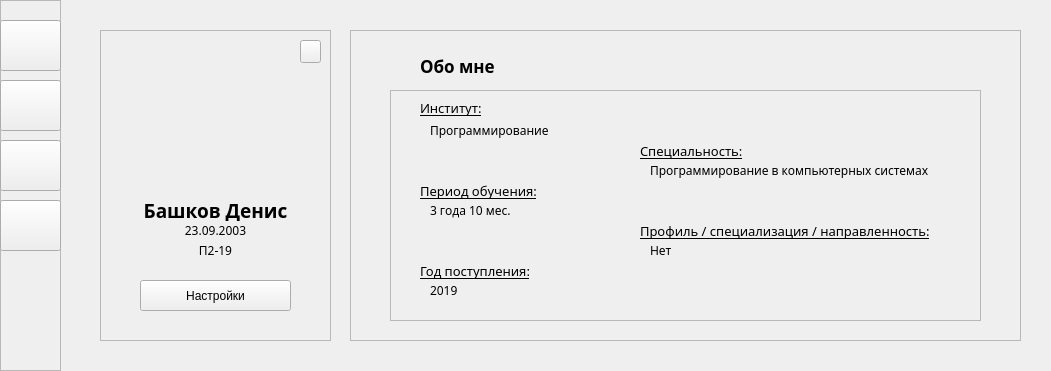
<?xml version="1.0" encoding="UTF-8"?>
<ui version="4.0">
 <class>MainWindow</class>
 <widget class="QMainWindow" name="MainWindow">
  <property name="geometry">
   <rect>
    <x>0</x>
    <y>0</y>
    <width>1051</width>
    <height>371</height>
   </rect>
  </property>
  <property name="windowTitle">
   <string>MainWindow</string>
  </property>
  <property name="styleSheet">
   <string notr="true">QWidget[objectName=&quot;profile_page&quot;] { background-color: #f6f8fa; }
QWidget[objectName=&quot;journal_page&quot;] { background-color: #f6f8fa; }
QWidget[objectName=&quot;settings_page&quot;] { background-color: #f6f8fa; }
QWidget[objectName=&quot;help_page&quot;] { background-color: #f6f8fa; }
QWidget[objectName=&quot;change_page&quot;] { background-color: #f6f8fa; }


QFrame[objectName=&quot;navigation_bar&quot;] { background-color: #19202e }
QFrame[objectName=&quot;main_information&quot;] { background-color: #ffffff }
QFrame[objectName=&quot;about_me_main&quot;] { background-color: #ffffff }
QFrame[objectName=&quot;about_me_secondary&quot; ]{ border-top: 1px solid #f7f7f7;  border-bottom: 1px solid #f7f7f7; }
QFrame[objectName=&quot;journal_choice&quot;] { background-color: #ffffff }
QFrame[objectName=&quot;change_object&quot;] { background-color: #ffffff }


QPushButton[objectName=&quot;profile_menu&quot;] { background: transparent; }
QPushButton[objectName=&quot;journal_menu&quot;] { background: transparent; }  
QPushButton[objectName=&quot;settings_menu&quot;] { background: transparent; }  
QPushButton[objectName=&quot;help_menu&quot;] { background: transparent; }  
QPushButton[objectName=&quot;image_change&quot;] { background: transparent; }  
QPushButton[objectName=&quot;settings&quot;] {
	 background: transparent;
	 border: 2px solid #474b51;
	 border-radius: 5px;
	 color: #474b51; 
}
QPushButton[objectName=&quot;settings&quot;]:hover {
	border: 2px solid #474b51;
	border-radius: 7px;
	background-color: #474b51;
	color: white;
}
QPushButton[objectName=&quot;settings&quot;]:pressed {
	border: 2px solid #474b51;
	border-radius: 7px;
	background-color: #474b51;
	color: white;
}
QPushButton[objectName=&quot;group_sync&quot;] {
	 background: transparent;
	 border: 2px solid #474b51;
	 border-radius: 5px;
	 color: #474b51; 
}
QPushButton[objectName=&quot;group_sync&quot;]:hover {
	border: 2px solid #474b51;
	border-radius: 7px;
	background-color: #474b51;
	color: white;
}
QPushButton[objectName=&quot;group_sync&quot;]:pressed {
	border: 2px solid #474b51;
	border-radius: 7px;
	background-color: #474b51;
	color: white;
}
QPushButton[objectName=&quot;semester_sync&quot;] {
	 background: transparent;
	 border: 2px solid #474b51;
	 border-radius: 5px;
	 color: #474b51; 
}
QPushButton[objectName=&quot;semester_sync&quot;]:hover {
	border: 2px solid #474b51;
	border-radius: 7px;
	background-color: #474b51;
	color: white;
}
QPushButton[objectName=&quot;semester_sync&quot;]:pressed {
	border: 2px solid #474b51;
	border-radius: 7px;
	background-color: #474b51;
	color: white;
}
QPushButton[objectName=&quot;subject_sync&quot;] {
	 background: transparent;
	 border: 2px solid #474b51;
	 border-radius: 5px;
	 color: #474b51; 
}
QPushButton[objectName=&quot;subject_sync&quot;]:hover {
	border: 2px solid #474b51;
	border-radius: 7px;
	background-color: #474b51;
	color: white;
}
QPushButton[objectName=&quot;subject_sync&quot;]:pressed {
	border: 2px solid #474b51;
	border-radius: 7px;
	background-color: #474b51;
	color: white;
}
QPushButton[objectName=&quot;journal_open&quot;] {
	 background: transparent;
	 border: 2px solid #474b51;
	 border-radius: 5px;
	 color: #474b51; 
}
QPushButton[objectName=&quot;journal_open&quot;]:hover {
	border: 2px solid #474b51;
	border-radius: 7px;
	background-color: #474b51;
	color: white;
}
QPushButton[objectName=&quot;journal_open&quot;]:pressed {
	border: 2px solid #474b51;
	border-radius: 7px;
	background-color: #474b51;
	color: white;
}
QPushButton[objectName=&quot;email_change&quot;] {
	 background: transparent;
	 border: 2px solid #f7f7f7;
	 border-radius: 5px;
	 color: #474b51; 
}
QPushButton[objectName=&quot;email_change&quot;]:hover {
	border: 2px solid #c1c3d0;
	border-radius: 7px;
	background-color: #c1c3d0;
	color: white;
}
QPushButton[objectName=&quot;email_change&quot;]:pressed {
	border: 2px solid #c1c3d0;
	border-radius: 7px;
	background-color: #c1c3d0;
	color: white;
}
QPushButton[objectName=&quot;password_change&quot;] {
	 background: transparent;
	 border: 2px solid #f7f7f7;
	 border-radius: 5px;
	 color: #474b51; 
}
QPushButton[objectName=&quot;password_change&quot;]:hover {
	border: 2px solid #c1c3d0;
	border-radius: 7px;
	background-color: #c1c3d0;
	color: white;
}
QPushButton[objectName=&quot;password_change&quot;]:pressed {
	border: 2px solid #c1c3d0;
	border-radius: 7px;
	background-color: #c1c3d0;
	color: white;
}


QLabel[objectName=&quot;date&quot;] { color: #c8c8c8; }
QLabel[objectName=&quot;institute_title&quot;] { color: #c8c8c8; }
QLabel[objectName=&quot;specialization_title&quot;] { color: #c8c8c8; }
QLabel[objectName=&quot;profile_title&quot;] { color: #c8c8c8 }
QLabel[objectName=&quot;training_title&quot;] { color: #c8c8c8 }
QLabel[objectName=&quot;year_title&quot;] { color: #c8c8c8 }
QLabel[objectName=&quot;group_title&quot;] { color: #c8c8c8 }
QLabel[objectName=&quot;semester_title&quot;] { color: #c8c8c8 }
QLabel[objectName=&quot;subject_title&quot;] { color: #c8c8c8 }
QLabel[objectName=&quot;email_title&quot;] { color: #c8c8c8 }
QLabel[objectName=&quot;password_title&quot;] { color: #c8c8c8 }
QLabel[objectName=&quot;image&quot;] {
	border-radius: 65px;
	min-height: 130px;
	max-height: 130px;
	min-width: 130px;
	max-width: 130px;
	background-color: red;
}



QLineEdit[objectName=&quot;email_entry&quot;] { border: 1px solid #f7f7f7; border-radius: 4px;}
QLineEdit[objectName=&quot;email_entry&quot;]:hover { border: 1px solid #c1c3d0;  border-radius: 4px;}
QLineEdit[objectName=&quot;password_entry&quot;] { border: 1px solid #f7f7f7; border-radius: 4px;}
QLineEdit[objectName=&quot;password_entry&quot;]:hover { border: 1px solid #c1c3d0;  border-radius: 4px;}</string>
  </property>
  <widget class="QWidget" name="centralwidget">
   <widget class="QStackedWidget" name="stackedWidget">
    <property name="geometry">
     <rect>
      <x>60</x>
      <y>0</y>
      <width>991</width>
      <height>371</height>
     </rect>
    </property>
    <property name="currentIndex">
     <number>0</number>
    </property>
    <widget class="QWidget" name="profile_page">
     <widget class="QFrame" name="main_information">
      <property name="geometry">
       <rect>
        <x>40</x>
        <y>30</y>
        <width>231</width>
        <height>311</height>
       </rect>
      </property>
      <property name="frameShape">
       <enum>QFrame::StyledPanel</enum>
      </property>
      <property name="frameShadow">
       <enum>QFrame::Raised</enum>
      </property>
      <widget class="QLabel" name="image">
       <property name="geometry">
        <rect>
         <x>50</x>
         <y>30</y>
         <width>130</width>
         <height>130</height>
        </rect>
       </property>
       <property name="text">
        <string/>
       </property>
      </widget>
      <widget class="QLabel" name="name">
       <property name="geometry">
        <rect>
         <x>0</x>
         <y>170</y>
         <width>231</width>
         <height>21</height>
        </rect>
       </property>
       <property name="font">
        <font>
         <family>Montserrat SemiBold</family>
         <pointsize>14</pointsize>
         <weight>75</weight>
         <bold>true</bold>
        </font>
       </property>
       <property name="text">
        <string>Башков Денис</string>
       </property>
       <property name="alignment">
        <set>Qt::AlignCenter</set>
       </property>
      </widget>
      <widget class="QLabel" name="group">
       <property name="geometry">
        <rect>
         <x>0</x>
         <y>210</y>
         <width>231</width>
         <height>20</height>
        </rect>
       </property>
       <property name="font">
        <font>
         <family>Montserrat Medium</family>
         <pointsize>9</pointsize>
        </font>
       </property>
       <property name="text">
        <string>П2-19</string>
       </property>
       <property name="alignment">
        <set>Qt::AlignCenter</set>
       </property>
      </widget>
      <widget class="QLabel" name="date">
       <property name="geometry">
        <rect>
         <x>0</x>
         <y>190</y>
         <width>231</width>
         <height>21</height>
        </rect>
       </property>
       <property name="font">
        <font>
         <family>Montserrat Medium</family>
         <pointsize>9</pointsize>
        </font>
       </property>
       <property name="text">
        <string>23.09.2003</string>
       </property>
       <property name="alignment">
        <set>Qt::AlignCenter</set>
       </property>
      </widget>
      <widget class="QPushButton" name="settings">
       <property name="geometry">
        <rect>
         <x>40</x>
         <y>250</y>
         <width>151</width>
         <height>31</height>
        </rect>
       </property>
       <property name="cursor">
        <cursorShape>PointingHandCursor</cursorShape>
       </property>
       <property name="text">
        <string>Настройки</string>
       </property>
      </widget>
      <widget class="QPushButton" name="image_change">
       <property name="geometry">
        <rect>
         <x>200</x>
         <y>10</y>
         <width>21</width>
         <height>23</height>
        </rect>
       </property>
       <property name="cursor">
        <cursorShape>PointingHandCursor</cursorShape>
       </property>
       <property name="text">
        <string/>
       </property>
      </widget>
      <widget class="QLabel" name="image_icon">
       <property name="geometry">
        <rect>
         <x>200</x>
         <y>10</y>
         <width>23</width>
         <height>21</height>
        </rect>
       </property>
       <property name="text">
        <string/>
       </property>
       <property name="pixmap">
        <pixmap>../../icons/image_icon.png</pixmap>
       </property>
       <property name="scaledContents">
        <bool>true</bool>
       </property>
       <property name="alignment">
        <set>Qt::AlignCenter</set>
       </property>
      </widget>
      <zorder>image</zorder>
      <zorder>name</zorder>
      <zorder>group</zorder>
      <zorder>date</zorder>
      <zorder>settings</zorder>
      <zorder>image_icon</zorder>
      <zorder>image_change</zorder>
     </widget>
     <widget class="QFrame" name="about_me_main">
      <property name="geometry">
       <rect>
        <x>290</x>
        <y>30</y>
        <width>671</width>
        <height>311</height>
       </rect>
      </property>
      <property name="frameShape">
       <enum>QFrame::StyledPanel</enum>
      </property>
      <property name="frameShadow">
       <enum>QFrame::Raised</enum>
      </property>
      <widget class="QFrame" name="about_me_secondary">
       <property name="geometry">
        <rect>
         <x>40</x>
         <y>60</y>
         <width>591</width>
         <height>231</height>
        </rect>
       </property>
       <property name="frameShape">
        <enum>QFrame::StyledPanel</enum>
       </property>
       <property name="frameShadow">
        <enum>QFrame::Raised</enum>
       </property>
       <widget class="QLabel" name="institute_title">
        <property name="geometry">
         <rect>
          <x>30</x>
          <y>10</y>
          <width>71</width>
          <height>16</height>
         </rect>
        </property>
        <property name="font">
         <font>
          <family>Montserrat Medium</family>
          <pointsize>10</pointsize>
          <underline>true</underline>
         </font>
        </property>
        <property name="styleSheet">
         <string notr="true"/>
        </property>
        <property name="text">
         <string>Институт:</string>
        </property>
       </widget>
       <widget class="QLabel" name="institute_about">
        <property name="geometry">
         <rect>
          <x>40</x>
          <y>30</y>
          <width>121</width>
          <height>20</height>
         </rect>
        </property>
        <property name="font">
         <font>
          <family>Montserrat Medium</family>
          <underline>false</underline>
         </font>
        </property>
        <property name="styleSheet">
         <string notr="true"/>
        </property>
        <property name="text">
         <string>Программирование</string>
        </property>
       </widget>
       <widget class="QLabel" name="specialization_title">
        <property name="geometry">
         <rect>
          <x>250</x>
          <y>50</y>
          <width>111</width>
          <height>21</height>
         </rect>
        </property>
        <property name="font">
         <font>
          <family>Montserrat Medium</family>
          <pointsize>10</pointsize>
          <underline>true</underline>
         </font>
        </property>
        <property name="styleSheet">
         <string notr="true"/>
        </property>
        <property name="text">
         <string>Специальность:</string>
        </property>
       </widget>
       <widget class="QLabel" name="specialization_about">
        <property name="geometry">
         <rect>
          <x>260</x>
          <y>70</y>
          <width>281</width>
          <height>21</height>
         </rect>
        </property>
        <property name="font">
         <font>
          <family>Montserrat Medium</family>
         </font>
        </property>
        <property name="styleSheet">
         <string notr="true"/>
        </property>
        <property name="text">
         <string>Программирование в компьютерных системах</string>
        </property>
       </widget>
       <widget class="QLabel" name="profile_title">
        <property name="geometry">
         <rect>
          <x>250</x>
          <y>130</y>
          <width>311</width>
          <height>21</height>
         </rect>
        </property>
        <property name="font">
         <font>
          <family>Montserrat Medium</family>
          <pointsize>10</pointsize>
          <underline>true</underline>
         </font>
        </property>
        <property name="styleSheet">
         <string notr="true"/>
        </property>
        <property name="text">
         <string>Профиль / специализация / направленность:</string>
        </property>
       </widget>
       <widget class="QLabel" name="profile_about">
        <property name="geometry">
         <rect>
          <x>260</x>
          <y>150</y>
          <width>21</width>
          <height>21</height>
         </rect>
        </property>
        <property name="font">
         <font>
          <family>Montserrat Medium</family>
         </font>
        </property>
        <property name="styleSheet">
         <string notr="true"/>
        </property>
        <property name="text">
         <string>Нет</string>
        </property>
       </widget>
       <widget class="QLabel" name="training_title">
        <property name="geometry">
         <rect>
          <x>30</x>
          <y>90</y>
          <width>131</width>
          <height>21</height>
         </rect>
        </property>
        <property name="font">
         <font>
          <family>Montserrat Medium</family>
          <pointsize>10</pointsize>
          <underline>true</underline>
         </font>
        </property>
        <property name="styleSheet">
         <string notr="true"/>
        </property>
        <property name="text">
         <string>Период обучения:</string>
        </property>
       </widget>
       <widget class="QLabel" name="training_about">
        <property name="geometry">
         <rect>
          <x>40</x>
          <y>110</y>
          <width>81</width>
          <height>21</height>
         </rect>
        </property>
        <property name="font">
         <font>
          <family>Montserrat Medium</family>
         </font>
        </property>
        <property name="styleSheet">
         <string notr="true"/>
        </property>
        <property name="text">
         <string>3 года 10 мес.</string>
        </property>
       </widget>
       <widget class="QLabel" name="year_title">
        <property name="geometry">
         <rect>
          <x>30</x>
          <y>170</y>
          <width>121</width>
          <height>21</height>
         </rect>
        </property>
        <property name="font">
         <font>
          <family>Montserrat Medium</family>
          <pointsize>10</pointsize>
          <underline>true</underline>
         </font>
        </property>
        <property name="styleSheet">
         <string notr="true"/>
        </property>
        <property name="text">
         <string>Год поступления:</string>
        </property>
       </widget>
       <widget class="QLabel" name="year_about">
        <property name="geometry">
         <rect>
          <x>40</x>
          <y>190</y>
          <width>31</width>
          <height>21</height>
         </rect>
        </property>
        <property name="font">
         <font>
          <family>Montserrat Medium</family>
         </font>
        </property>
        <property name="styleSheet">
         <string notr="true"/>
        </property>
        <property name="text">
         <string>2019</string>
        </property>
       </widget>
      </widget>
      <widget class="QLabel" name="title">
       <property name="geometry">
        <rect>
         <x>70</x>
         <y>20</y>
         <width>191</width>
         <height>31</height>
        </rect>
       </property>
       <property name="font">
        <font>
         <family>Montserrat SemiBold</family>
         <pointsize>13</pointsize>
         <weight>75</weight>
         <bold>true</bold>
        </font>
       </property>
       <property name="text">
        <string>Обо мне</string>
       </property>
      </widget>
     </widget>
    </widget>
    <widget class="QWidget" name="journal_page">
     <widget class="QFrame" name="journal_choice">
      <property name="geometry">
       <rect>
        <x>210</x>
        <y>110</y>
        <width>581</width>
        <height>121</height>
       </rect>
      </property>
      <property name="frameShape">
       <enum>QFrame::StyledPanel</enum>
      </property>
      <property name="frameShadow">
       <enum>QFrame::Raised</enum>
      </property>
      <widget class="QComboBox" name="group_choice">
       <property name="geometry">
        <rect>
         <x>10</x>
         <y>30</y>
         <width>181</width>
         <height>22</height>
        </rect>
       </property>
       <item>
        <property name="text">
         <string>Выберите группу</string>
        </property>
       </item>
      </widget>
      <widget class="QComboBox" name="semester_choice">
       <property name="geometry">
        <rect>
         <x>200</x>
         <y>30</y>
         <width>161</width>
         <height>22</height>
        </rect>
       </property>
       <item>
        <property name="text">
         <string>Выберите семестр</string>
        </property>
       </item>
      </widget>
      <widget class="QComboBox" name="subject_choice">
       <property name="geometry">
        <rect>
         <x>380</x>
         <y>30</y>
         <width>191</width>
         <height>22</height>
        </rect>
       </property>
       <item>
        <property name="text">
         <string>Выберите предмет</string>
        </property>
       </item>
      </widget>
      <widget class="QPushButton" name="journal_open">
       <property name="geometry">
        <rect>
         <x>20</x>
         <y>90</y>
         <width>541</width>
         <height>23</height>
        </rect>
       </property>
       <property name="text">
        <string>Открыть Журнал</string>
       </property>
      </widget>
      <widget class="QPushButton" name="group_sync">
       <property name="geometry">
        <rect>
         <x>20</x>
         <y>60</y>
         <width>161</width>
         <height>23</height>
        </rect>
       </property>
       <property name="text">
        <string>Синхронизировать</string>
       </property>
      </widget>
      <widget class="QPushButton" name="semester_sync">
       <property name="geometry">
        <rect>
         <x>214</x>
         <y>60</y>
         <width>131</width>
         <height>23</height>
        </rect>
       </property>
       <property name="text">
        <string>Синхронизировать</string>
       </property>
      </widget>
      <widget class="QPushButton" name="subject_sync">
       <property name="geometry">
        <rect>
         <x>394</x>
         <y>60</y>
         <width>161</width>
         <height>23</height>
        </rect>
       </property>
       <property name="text">
        <string>Синхронизировать</string>
       </property>
      </widget>
      <widget class="QLabel" name="group_title">
       <property name="geometry">
        <rect>
         <x>20</x>
         <y>10</y>
         <width>81</width>
         <height>20</height>
        </rect>
       </property>
       <property name="font">
        <font>
         <family>Montserrat Medium</family>
         <pointsize>10</pointsize>
         <underline>true</underline>
        </font>
       </property>
       <property name="styleSheet">
        <string notr="true"/>
       </property>
       <property name="text">
        <string>Группы:</string>
       </property>
      </widget>
      <widget class="QLabel" name="semester_title">
       <property name="geometry">
        <rect>
         <x>210</x>
         <y>10</y>
         <width>71</width>
         <height>20</height>
        </rect>
       </property>
       <property name="font">
        <font>
         <family>Montserrat Medium</family>
         <pointsize>10</pointsize>
         <underline>true</underline>
        </font>
       </property>
       <property name="styleSheet">
        <string notr="true"/>
       </property>
       <property name="text">
        <string>Семестры:</string>
       </property>
      </widget>
      <widget class="QLabel" name="subject_title">
       <property name="geometry">
        <rect>
         <x>390</x>
         <y>10</y>
         <width>71</width>
         <height>20</height>
        </rect>
       </property>
       <property name="font">
        <font>
         <family>Montserrat Medium</family>
         <pointsize>10</pointsize>
         <underline>true</underline>
        </font>
       </property>
       <property name="styleSheet">
        <string notr="true"/>
       </property>
       <property name="text">
        <string>Предметы:</string>
       </property>
      </widget>
     </widget>
    </widget>
    <widget class="QWidget" name="change_page">
     <widget class="QFrame" name="change_object">
      <property name="geometry">
       <rect>
        <x>50</x>
        <y>30</y>
        <width>911</width>
        <height>311</height>
       </rect>
      </property>
      <property name="frameShape">
       <enum>QFrame::StyledPanel</enum>
      </property>
      <property name="frameShadow">
       <enum>QFrame::Raised</enum>
      </property>
      <widget class="QLabel" name="password_title">
       <property name="geometry">
        <rect>
         <x>550</x>
         <y>200</y>
         <width>101</width>
         <height>20</height>
        </rect>
       </property>
       <property name="font">
        <font>
         <family>Montserrat Medium</family>
         <pointsize>10</pointsize>
         <underline>true</underline>
        </font>
       </property>
       <property name="styleSheet">
        <string notr="true"/>
       </property>
       <property name="text">
        <string>Смена пароля:</string>
       </property>
      </widget>
      <widget class="QLineEdit" name="password_entry">
       <property name="geometry">
        <rect>
         <x>540</x>
         <y>220</y>
         <width>311</width>
         <height>41</height>
        </rect>
       </property>
       <property name="placeholderText">
        <string>Введите новый пароль</string>
       </property>
      </widget>
      <widget class="QLabel" name="email_title">
       <property name="geometry">
        <rect>
         <x>40</x>
         <y>20</y>
         <width>101</width>
         <height>20</height>
        </rect>
       </property>
       <property name="font">
        <font>
         <family>Montserrat Medium</family>
         <pointsize>10</pointsize>
         <underline>true</underline>
        </font>
       </property>
       <property name="styleSheet">
        <string notr="true"/>
       </property>
       <property name="text">
        <string>Смена почты:</string>
       </property>
      </widget>
      <widget class="QLineEdit" name="email_entry">
       <property name="geometry">
        <rect>
         <x>30</x>
         <y>40</y>
         <width>311</width>
         <height>41</height>
        </rect>
       </property>
       <property name="text">
        <string>denis170.170@gmail.com</string>
       </property>
      </widget>
      <widget class="QPushButton" name="email_change">
       <property name="geometry">
        <rect>
         <x>50</x>
         <y>90</y>
         <width>81</width>
         <height>31</height>
        </rect>
       </property>
       <property name="text">
        <string>Изменить</string>
       </property>
      </widget>
      <widget class="QPushButton" name="password_change">
       <property name="geometry">
        <rect>
         <x>560</x>
         <y>270</y>
         <width>81</width>
         <height>31</height>
        </rect>
       </property>
       <property name="text">
        <string>Изменить</string>
       </property>
      </widget>
     </widget>
    </widget>
    <widget class="QWidget" name="settings_page">
     <widget class="QLabel" name="label_3">
      <property name="geometry">
       <rect>
        <x>300</x>
        <y>160</y>
        <width>201</width>
        <height>71</height>
       </rect>
      </property>
      <property name="text">
       <string>Настройки</string>
      </property>
     </widget>
    </widget>
    <widget class="QWidget" name="help_page">
     <widget class="QLabel" name="label_4">
      <property name="geometry">
       <rect>
        <x>290</x>
        <y>110</y>
        <width>211</width>
        <height>111</height>
       </rect>
      </property>
      <property name="text">
       <string>Обо мне</string>
      </property>
     </widget>
    </widget>
   </widget>
   <widget class="QFrame" name="navigation_bar">
    <property name="geometry">
     <rect>
      <x>0</x>
      <y>0</y>
      <width>61</width>
      <height>371</height>
     </rect>
    </property>
    <property name="frameShape">
     <enum>QFrame::StyledPanel</enum>
    </property>
    <property name="frameShadow">
     <enum>QFrame::Raised</enum>
    </property>
    <widget class="QPushButton" name="profile_menu">
     <property name="geometry">
      <rect>
       <x>0</x>
       <y>20</y>
       <width>61</width>
       <height>51</height>
      </rect>
     </property>
     <property name="cursor">
      <cursorShape>PointingHandCursor</cursorShape>
     </property>
     <property name="text">
      <string/>
     </property>
    </widget>
    <widget class="QPushButton" name="journal_menu">
     <property name="geometry">
      <rect>
       <x>0</x>
       <y>80</y>
       <width>61</width>
       <height>51</height>
      </rect>
     </property>
     <property name="cursor">
      <cursorShape>PointingHandCursor</cursorShape>
     </property>
     <property name="text">
      <string/>
     </property>
    </widget>
    <widget class="QPushButton" name="settings_menu">
     <property name="geometry">
      <rect>
       <x>0</x>
       <y>140</y>
       <width>61</width>
       <height>51</height>
      </rect>
     </property>
     <property name="cursor">
      <cursorShape>PointingHandCursor</cursorShape>
     </property>
     <property name="text">
      <string/>
     </property>
    </widget>
    <widget class="QPushButton" name="help_menu">
     <property name="geometry">
      <rect>
       <x>0</x>
       <y>200</y>
       <width>61</width>
       <height>51</height>
      </rect>
     </property>
     <property name="cursor">
      <cursorShape>PointingHandCursor</cursorShape>
     </property>
     <property name="text">
      <string/>
     </property>
    </widget>
    <widget class="QLabel" name="profile_icon">
     <property name="geometry">
      <rect>
       <x>10</x>
       <y>30</y>
       <width>41</width>
       <height>31</height>
      </rect>
     </property>
     <property name="text">
      <string/>
     </property>
     <property name="pixmap">
      <pixmap>../../icons/profile_icon.png</pixmap>
     </property>
     <property name="scaledContents">
      <bool>true</bool>
     </property>
     <property name="alignment">
      <set>Qt::AlignCenter</set>
     </property>
    </widget>
    <widget class="QLabel" name="journal_icon">
     <property name="geometry">
      <rect>
       <x>10</x>
       <y>90</y>
       <width>41</width>
       <height>31</height>
      </rect>
     </property>
     <property name="text">
      <string/>
     </property>
     <property name="pixmap">
      <pixmap>../../icons/journal_icon.png</pixmap>
     </property>
     <property name="scaledContents">
      <bool>true</bool>
     </property>
     <property name="alignment">
      <set>Qt::AlignCenter</set>
     </property>
    </widget>
    <widget class="QLabel" name="settings_icon">
     <property name="geometry">
      <rect>
       <x>10</x>
       <y>150</y>
       <width>41</width>
       <height>31</height>
      </rect>
     </property>
     <property name="cursor">
      <cursorShape>ArrowCursor</cursorShape>
     </property>
     <property name="text">
      <string/>
     </property>
     <property name="pixmap">
      <pixmap>../../icons/settings_icon.png</pixmap>
     </property>
     <property name="scaledContents">
      <bool>true</bool>
     </property>
     <property name="alignment">
      <set>Qt::AlignCenter</set>
     </property>
    </widget>
    <widget class="QLabel" name="help_icon">
     <property name="geometry">
      <rect>
       <x>10</x>
       <y>210</y>
       <width>41</width>
       <height>31</height>
      </rect>
     </property>
     <property name="text">
      <string/>
     </property>
     <property name="pixmap">
      <pixmap>../../icons/help_icon.png</pixmap>
     </property>
     <property name="scaledContents">
      <bool>true</bool>
     </property>
    </widget>
    <zorder>settings_icon</zorder>
    <zorder>profile_icon</zorder>
    <zorder>journal_icon</zorder>
    <zorder>help_icon</zorder>
    <zorder>profile_menu</zorder>
    <zorder>journal_menu</zorder>
    <zorder>settings_menu</zorder>
    <zorder>help_menu</zorder>
   </widget>
  </widget>
 </widget>
 <resources/>
 <connections/>
</ui>
